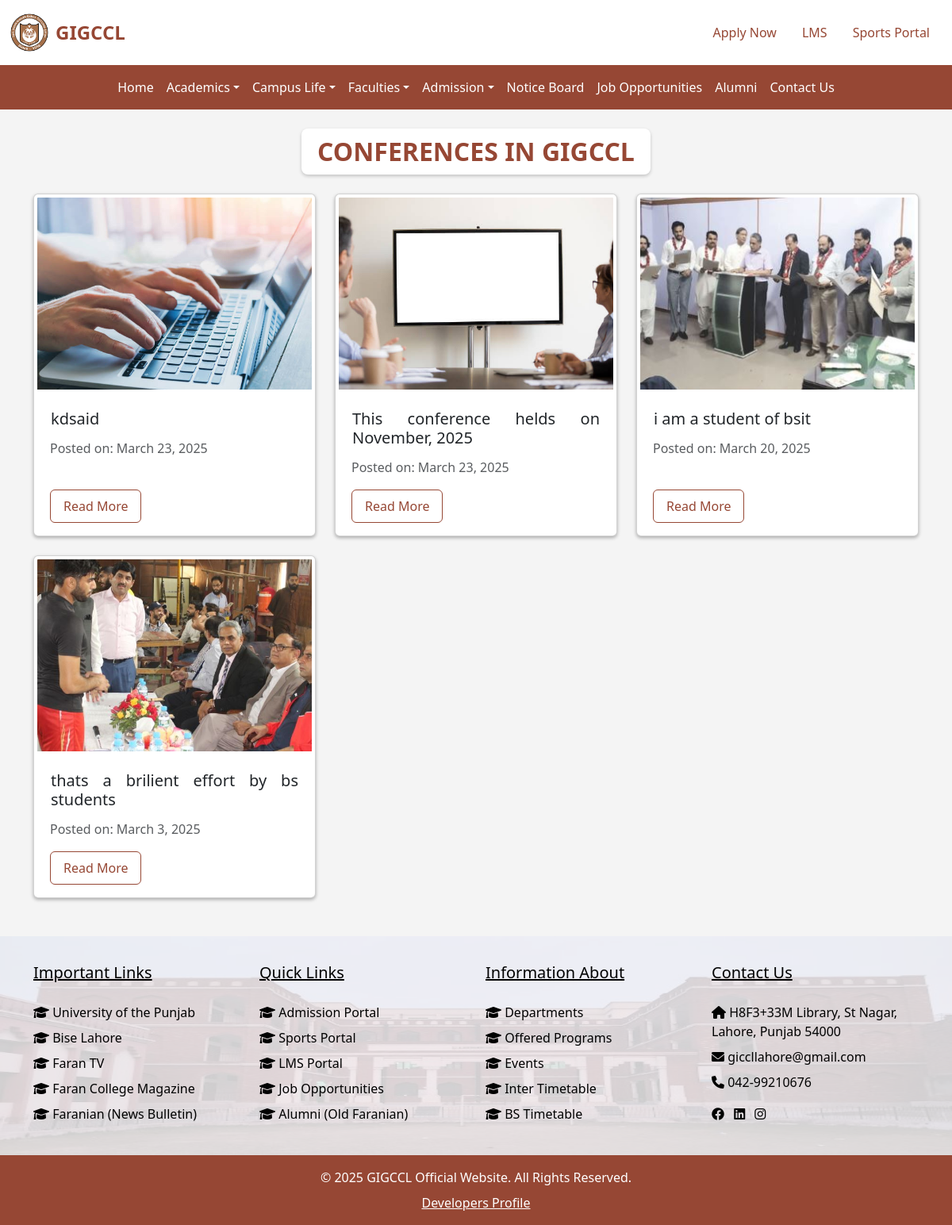
Page /events/conference/ on the committed database.
### events/models.py (models this page shows, shortened)
class Conference(models.Model):
    title = models.CharField(max_length=255)
    image = models.ImageField(upload_to='conferences/')
    description = CKEditor5Field(config_name='extends')  # Using CKEditor5Field
    posted_date = models.DateField(default=timezone.now)

### events/views.py (the view)
# urls.py: path('conference/', conference_list, name='conference_list'),
def conference_list(request):
    conferences = Conference.objects.all().order_by('-posted_date', '-id')
    return render(request, 'events/conference.html', {'conferences': conferences})

### events/templates/events/conference.html (shortened to what this page needs)
{% extends 'base.html' %}
{% block content %}
<section class="gigccl-conferences my-4">
    <div class="container">
        <div class="m-4 d-flex justify-content-center">
            <div class="conference-heading-card">
                <h2 class="conference-heading">Conferences in GIGCCL</h2>
            </div>
        </div>
        <div class="row">
            {% for conference in conferences %}
            <div class="col-md-4 mb-4 d-flex align-items-stretch">
                <div class="card conference-card h-100 w-100" data-aos="zoom-in" data-aos-duration="500">
                    <img src="{{ conference.image.url }}" class="p-1 card-img-top conference-img w-100" alt="{{ conference.title }}">
                    <div class="card-body d-flex flex-column">
                        <h5 class="card-title">{{ conference.title }}</h5>
                        <p class="ps-1 text-muted">Posted on: {{ conference.posted_date }}</p>
                        <div class="ps-1 mt-auto">
                            <a href="{% url 'conference_detail' conference.id %}" class="btn conference-btn">Read More</a>
                        </div>
                    </div>
                </div>
            </div>
            {% empty %}
                <div class="d-flex justify-content-center mb-4">
                    <div class="card border-0 shadow-sm px-4 py-2" style="background-color: #f8f9fa; width: fit-content;">
                        <h2 class="mb-0 text-center" style="color: #964734;">No Conference Available</h2>
                    </div>
                </div>
            {% endfor %}
        </div>
    </div>
</section>
{% endblock %}

### static/css/styles.css (style rules this page uses)
body { background-color: #f4f4f4; }

### events/templates/events/conference.html (style rules this page uses)
.conference-heading { color: #964734; text-transform: uppercase; font-weight: bold; text-align: center; margin: 0; }
.conference-heading-card { display: inline-block; padding: 10px 20px; background: white; box-shadow: 0 2px 4px rgba(0, 0, 0, 0.2); border-radius: 8px; }
.conference-card { box-shadow: 0 2px 4px rgba(0, 0, 0, 0.3); display: flex; flex-direction: column; width: 100%; }
.conference-img { height: 250px; width: 100%; object-fit: cover; }
.card-title { text-align: justify; padding: 5px; }
.conference-btn { border: 1px solid #964734; color: #964734; width: fit-content; padding: 8px 16px; }

### rows in the picture
Conference: image (picture), title "kdsaid", posted_date "March 23, 2025"
Conference: image (picture), title "This conference helds on November, 2025", posted_date "March 23, 2025"
Conference: image (picture), title "i am a student of bsit", posted_date "March 20, 2025"
Conference: image (picture), title "thats a brilient effort by bs students", posted_date "March 3, 2025"
